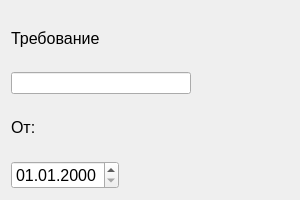
<?xml version="1.0" encoding="UTF-8"?>
<ui version="4.0">
 <class>Form</class>
 <widget class="QWidget" name="Form">
  <property name="geometry">
   <rect>
    <x>0</x>
    <y>0</y>
    <width>300</width>
    <height>200</height>
   </rect>
  </property>
  <property name="sizePolicy">
   <sizepolicy hsizetype="Fixed" vsizetype="Fixed">
    <horstretch>0</horstretch>
    <verstretch>0</verstretch>
   </sizepolicy>
  </property>
  <property name="font">
   <font>
    <pointsize>12</pointsize>
   </font>
  </property>
  <property name="windowTitle">
   <string>Form</string>
  </property>
  <layout class="QVBoxLayout" name="verticalLayout" stretch="0">
   <property name="sizeConstraint">
    <enum>QLayout::SetDefaultConstraint</enum>
   </property>
   <item>
    <layout class="QHBoxLayout" name="horizontalLayout">
     <item>
      <layout class="QGridLayout" name="gridLayout" rowstretch="0,0,0,0">
       <property name="sizeConstraint">
        <enum>QLayout::SetDefaultConstraint</enum>
       </property>
       <item row="2" column="0" colspan="2">
        <widget class="QLabel" name="label_2">
         <property name="text">
          <string>От:</string>
         </property>
         <property name="alignment">
          <set>Qt::AlignLeading|Qt::AlignLeft|Qt::AlignVCenter</set>
         </property>
        </widget>
       </item>
       <item row="0" column="0" colspan="2">
        <widget class="QLabel" name="label">
         <property name="text">
          <string>Требование</string>
         </property>
         <property name="alignment">
          <set>Qt::AlignLeading|Qt::AlignLeft|Qt::AlignVCenter</set>
         </property>
        </widget>
       </item>
       <item row="3" column="0">
        <widget class="QDateEdit" name="formation_date_le">
         <property name="currentSection">
          <enum>QDateTimeEdit::DaySection</enum>
         </property>
         <property name="displayFormat">
          <string>dd.MM.yyyy</string>
         </property>
         <property name="calendarPopup">
          <bool>false</bool>
         </property>
         <property name="date">
          <date>
           <year>2000</year>
           <month>1</month>
           <day>1</day>
          </date>
         </property>
        </widget>
       </item>
       <item row="1" column="0" colspan="2">
        <widget class="QLineEdit" name="number_cb">
         <property name="sizePolicy">
          <sizepolicy hsizetype="Fixed" vsizetype="Fixed">
           <horstretch>0</horstretch>
           <verstretch>0</verstretch>
          </sizepolicy>
         </property>
         <property name="minimumSize">
          <size>
           <width>180</width>
           <height>22</height>
          </size>
         </property>
         <property name="maximumSize">
          <size>
           <width>180</width>
           <height>22</height>
          </size>
         </property>
        </widget>
       </item>
      </layout>
     </item>
     <item>
      <spacer name="horizontalSpacer">
       <property name="orientation">
        <enum>Qt::Horizontal</enum>
       </property>
       <property name="sizeHint" stdset="0">
        <size>
         <width>40</width>
         <height>20</height>
        </size>
       </property>
      </spacer>
     </item>
    </layout>
   </item>
  </layout>
 </widget>
 <resources/>
 <connections/>
</ui>
